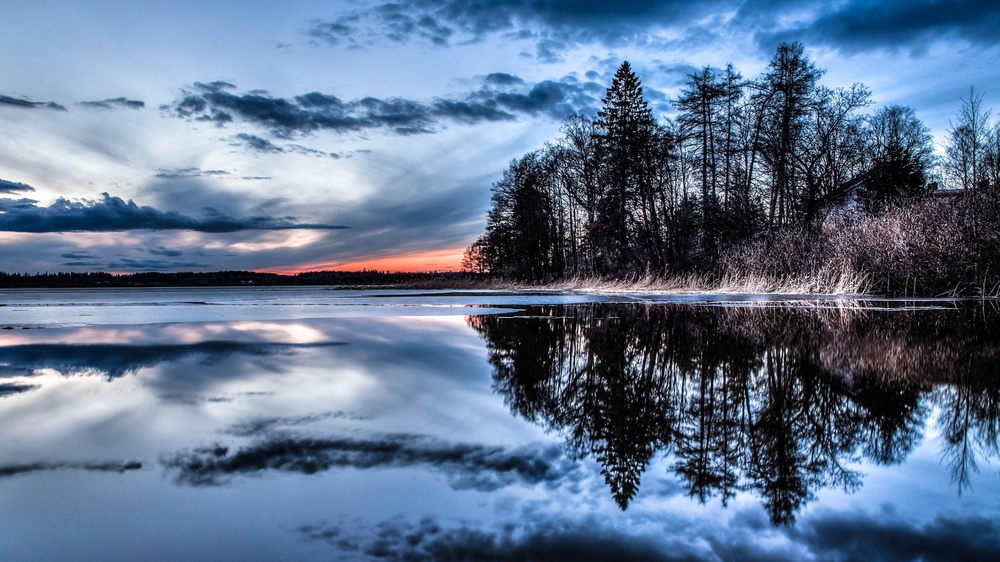
#> input picture mani2.jpg, 1000 x 562 px, shrunk from 3840 x 2160 before the run
$ jupyter execute flip_an_image_horizontally.ipynb
#> lines starting #> are read from the running program, lines starting #| are printed output that depends on the picture
[cell 1]
# Program to flip an image horizontally

import cv2
import matplotlib.pyplot as plt

img = cv2.imread("mani2.jpg")
#> img is the input picture: shape (562, 1000, 3); mean B, G, R 144.4, 116.6, 96.1
if img is None:
    raise FileNotFoundError(f"Image not found: {image_path}")

img = cv2.cvtColor(img, cv2.COLOR_BGR2RGB)
flip = cv2.flip(img, 1)
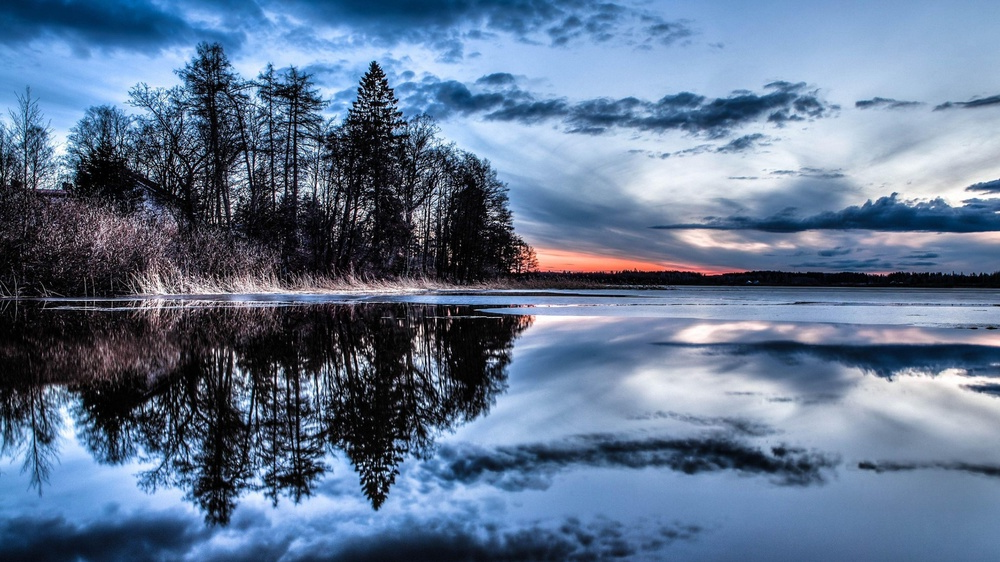
#> flip: shape (562, 1000, 3); mean R, G, B 96.1, 116.6, 144.4

plt.figure(figsize=(6, 4))
plt.imshow(flip)
plt.title("Flipped Image")
plt.axis("off")
plt.show()


$ run again, with WhatsApp Image 2026-06-22 at 9.25.29 PM.jpeg copied over mani2.jpg
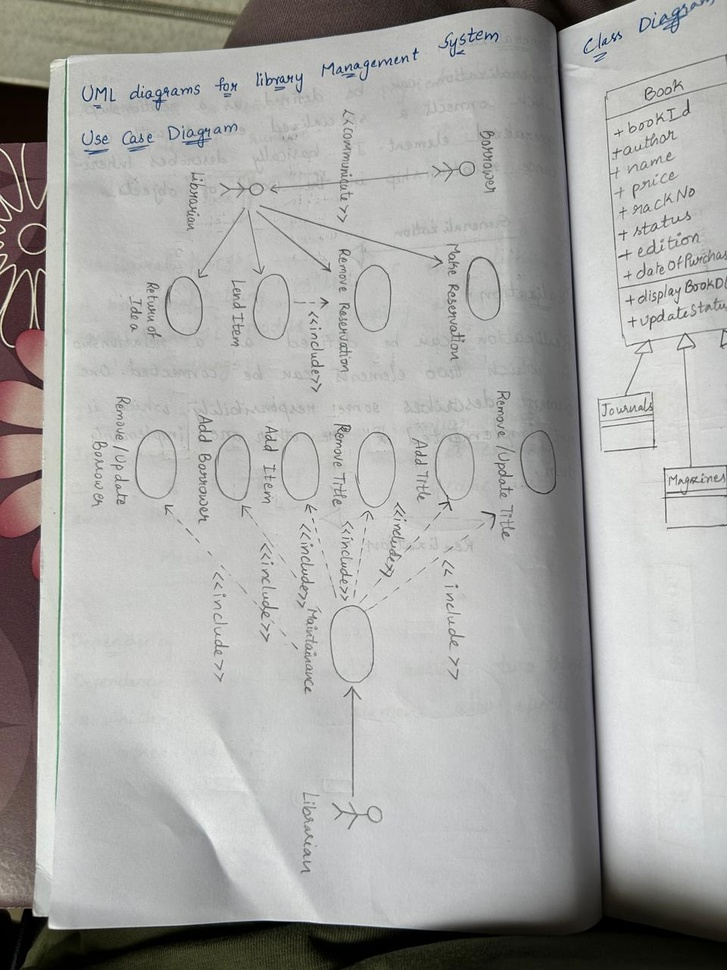
#> input picture WhatsApp Image 2026-06-22 at 9.25.29 PM.jpeg, 727 x 970 px, shrunk from 960 x 1280 before the run
#> img is the input picture: shape (970, 727, 3); mean B, G, R 166.1, 168.4, 168.8
#> `flip = cv2.flip(img, 1)`:
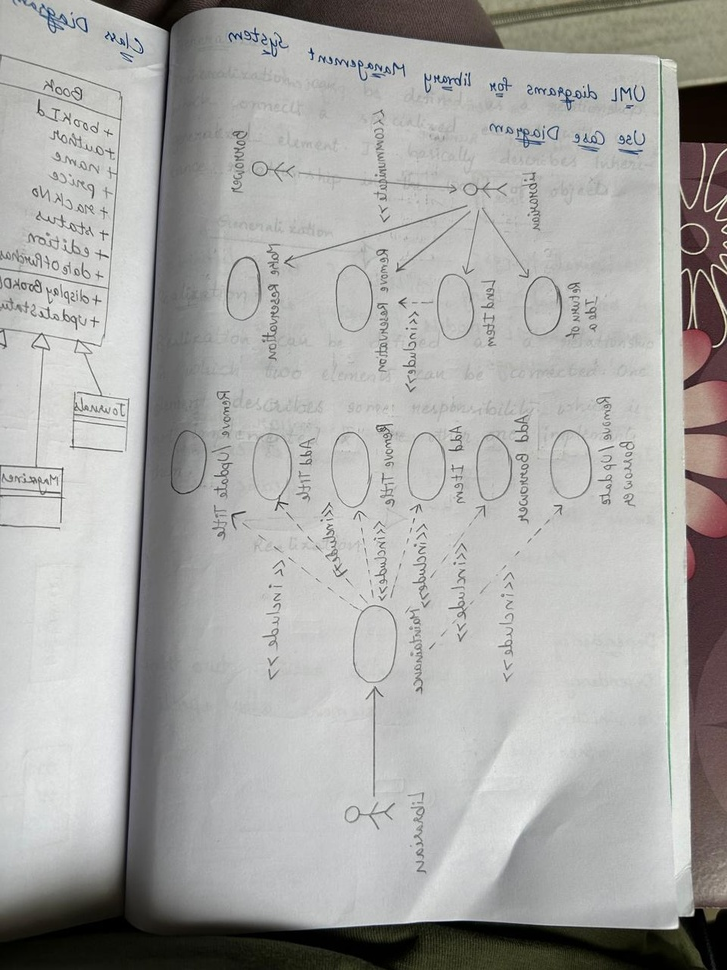
#> flip: shape (970, 727, 3); mean R, G, B 168.8, 168.4, 166.1
